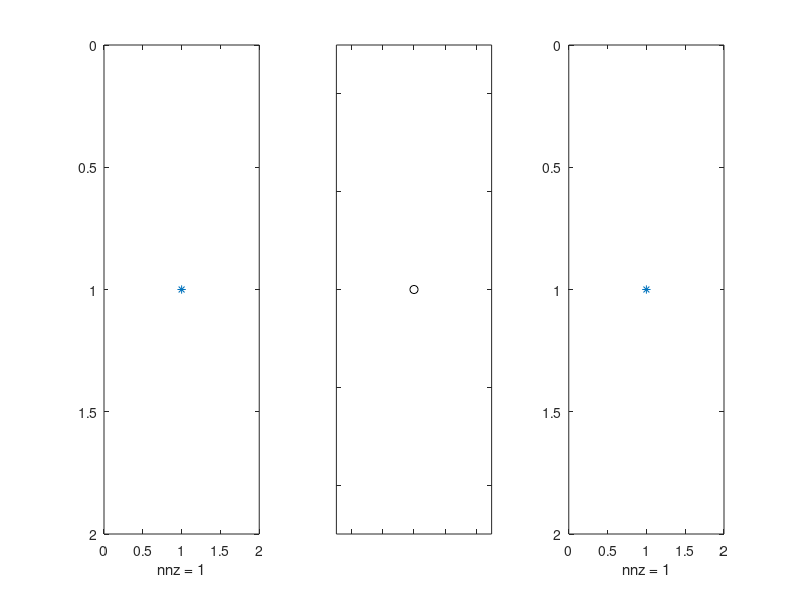

The MATLAB script that drew this image: (Note: this script raises an error after producing the figure.)
function test21
%TEST21 test cs_updown
%
% Example:
%   test21
% See also: testall

%   Copyright 2006-2007, Timothy A. Davis.
%   http://www.cise.ufl.edu/research/sparse


clear functions
rand ('state', 0) ;
randn ('state', 0) ;

clf

for trials = 1:10
    if (trials <= 1)
        n = trials ;
    else
        n = 1+fix (100 * rand (1)) ;
    end
    fprintf ('n: %d\n', n) ;
    d = 0.1 * rand (1) ;
    A = sprandn (n,n,d) ;
    A = A+A' + 100 * speye (n) ;
    try
        p = amd (A) ;
    catch
        p = symamd (A) ;
    end
    A = sparse (A (p,p)) ;

    try
        L = chol (A)' ;
    catch
        continue ;
    end

    parent = etree (A) ;

    subplot (1,3,1) ;
    spy (A) ;

    if (n > 0)
        subplot (1,3,2) ;
        treeplot (parent) ;
    end

    subplot (1,3,3) ;
    spy (L) ;

    drawnow

    for trials2 = 1:10

        k = 1+fix (n * rand (1)) ;
        if (k <= 0 | k > n)                                                 %#ok
            k = 1 ;
        end

        w = sprandn (L (:,k)) ;
        Anew = A + w*w' ;

        % Lnew = cs_update (L, w, parent) ;
        % err1 = norm (Lnew*Lnew' - Anew, 1) ;

        Lnew = cs_updown (L, w, parent) ;
        err6 = norm (Lnew*Lnew' - Anew, 1) ;

        Lnew = cs_updown (L, w, parent, '+') ;
        err7 = norm (Lnew*Lnew' - Anew, 1) ;

        [Lnew, wnew] = chol_update (L, w) ;
        err2 = norm (Lnew*Lnew' - Anew, 1) ;
        err10 = norm (wnew - (L\w)) ;

        L3 = chol_updown (L, +1, w) ;
        err9 = norm (L3*L3' - Anew, 1) ;



        [L2, wnew] = chol_downdate (Lnew, w) ;
        err3 = norm (L2*L2' - A, 1) ;
        err11 = norm (wnew - (Lnew\w)) ;

        % L2 = cs_downdate (Lnew, w, parent) ;
        % err4 = norm (L2*L2' - A, 1) ;

        L2 = cs_updown (Lnew, w, parent, '-') ;
        err5 = norm (L2*L2' - A, 1) ;

        L2 = chol_updown (Lnew, -1, w) ;
        err8 = norm (L2*L2' - A, 1) ;

        err = max ([err2 err3 err5 err6 err7 err9 err8 err10 err11]) ;

        fprintf ('   k %3d  %6.2e\n', k, err) ;

        if (err > 1e-11)
            err2        %#ok
            err3        %#ok
            err5        %#ok
            err6        %#ok
            err7        %#ok
            err8        %#ok
            err9        %#ok
            err10       %#ok
            err11       %#ok
            pause
        end


    end
    % pause

end
